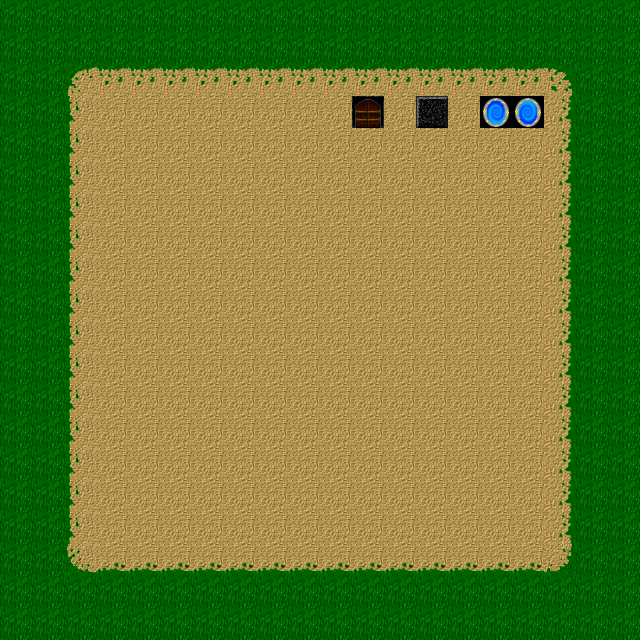

The image is a tile-based game level rendered from a .tmx file. Its description and source (layers, tilesets, objects; grid data summarised) follow:
An orthogonal 20x20 tile map with 32x32 px tiles, 1 tile layer (Tile Layer 1).

<map version="1.0" orientation="orthogonal" width="20" height="20" tilewidth="32" tileheight="32">
 <tileset firstgid="1" name="dungeon" tilewidth="32" tileheight="32">
  <image source="DungeonCrawl_ProjectUtumnoTileset.png" width="2048" height="1536" />
 </tileset>
 <layer name="Tile Layer 1" width="20" height="20">
  <data>[400 cells, 400 non-empty, 14 distinct tile ids]</data>
 </layer>
</map>
